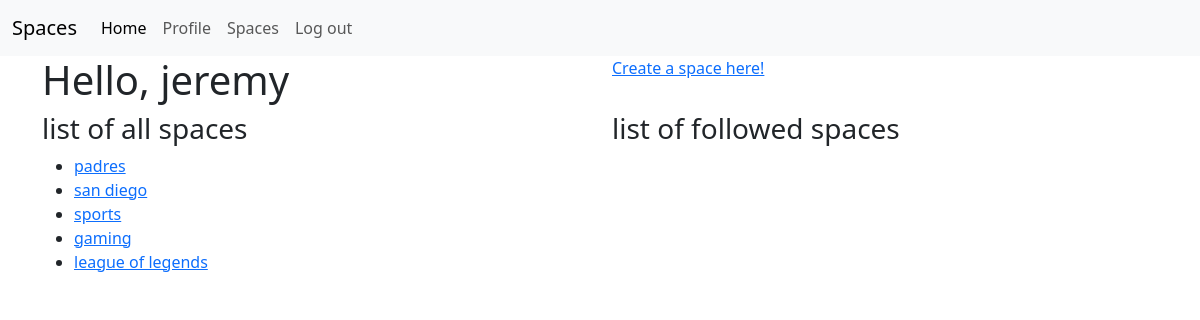
The app's page /profile/ (signed in), older data.
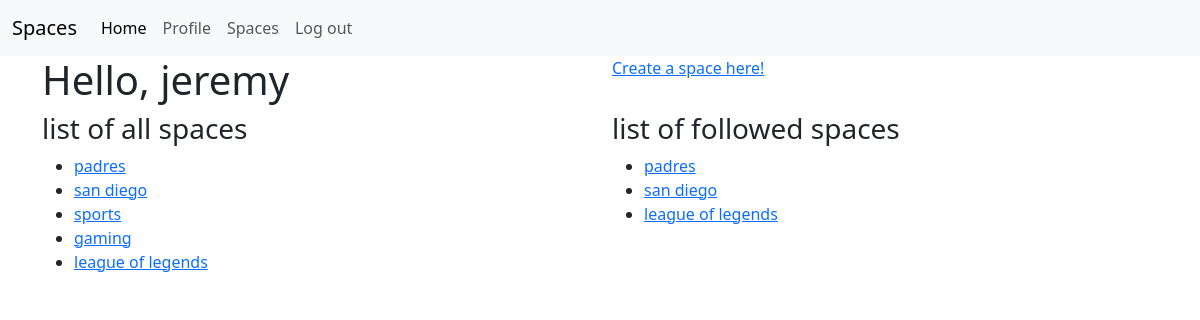
The same page, newer data.
### main/models.py (models this page shows)
class Space(models.Model):
    spacename = models.CharField(max_length=25)
    def __str__(self):
        return self.spacename

class UserFollowedSpace(models.Model):
    user = models.ForeignKey(User, on_delete=models.CASCADE)
    spacename = models.CharField(max_length=25)
    def __str__(self):
        return self.spacename

### main/views.py (the view)
# urls.py: path('profile/', views.profile, name='profile'),
def profile(request):
    if request.user.is_authenticated:
        username = request.user
        spaces = Space.objects.all()
        followed_spaces = request.user.userfollowedspace_set.all()
        return render(request, 'main/profile.html', {'username': username, 'spaces': spaces, 'followed_spaces': followed_spaces})

### main/templates/main/profile.html (shortened to what this page needs)
{% extends "./loggedin_base.html" %}
    {% load bootstrap5 %}
{% block content %}
    <div class="row">
        <div class="col">
            <h1>Hello, {{ username }}</h1>
        </div>
        <div class="col">
            <a href="{% url 'main:create_space' %}">Create a space here!</a>
        </div>
    </div>
    <div class="row">
        <div class="col">
            <h3>list of all spaces</h3>
            <ul>
                {% for spacename in spaces %}
                    <li><a href="{% url 'main:space' spacename %}">{{ spacename }}</a></li>
                {% endfor %}
            </ul>
        </div>
        <div class="col">
            <h3>list of followed spaces</h3>
            <ul>
                {% for spacename in followed_spaces %}
                    <li><a href="{% url 'main:space' spacename %}">{{ spacename }}</a></li>
                {% endfor %}
            </ul>
        </div>
    </div>
{% endblock %}

Row changes from the older to the newer data that the page shows:
added UserFollowedSpace: spacename "padres"
added UserFollowedSpace: spacename "san diego"
added UserFollowedSpace: spacename "league of legends"
